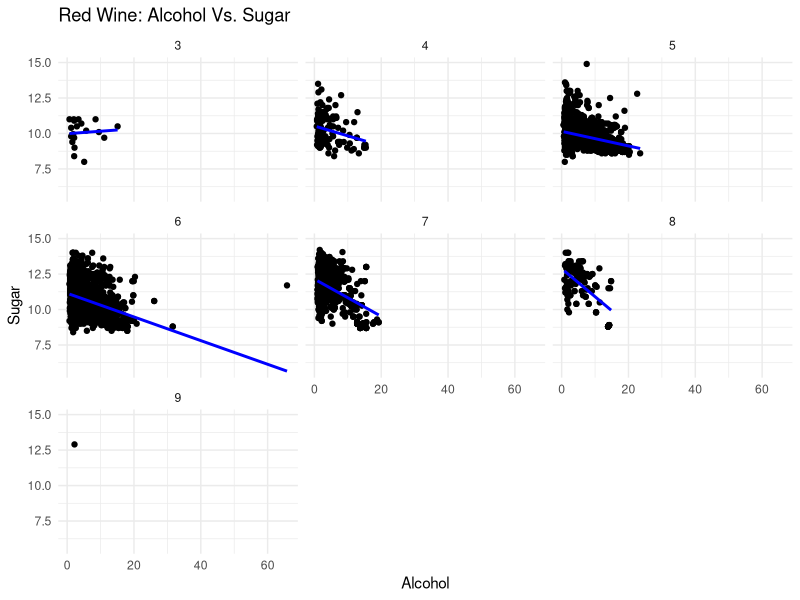
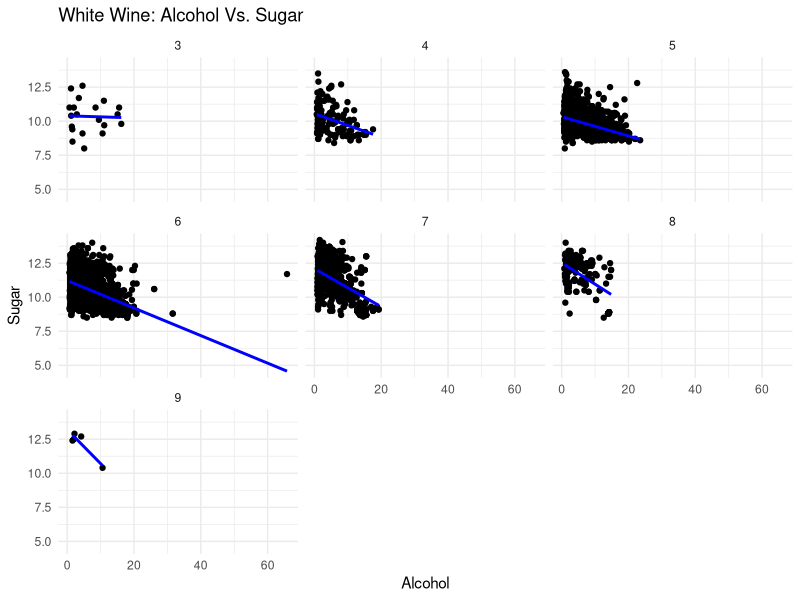

These charts were generated, in order, by the following R code:
################################################################################
#
#   Project: Linear Regression Analysis of ___________
#   Author: Vincent Cifone
#           Murdoch DeGray
#           Amanda Polarolo
#           Alexander Seeley
#           Colin Gasiewicz
#   Date: 11/14/23
#   DataSet: WineQuality_Red
#   
#   STAT383 Statistics and Probability Final Project
#
#
################################################################################
##setwd("C:/Users/___/Documents/STAT383_Final")  <-- Unqiue per user
# Access to ggplot data visualization
##install.packages("ggplot2")         // If ggplot2 not installed
library(ggplot2)

#Access Dataset's
##install.packages("readxl")          // If readxl not installed
library(readxl)

# Clean Console and Environment
rm(list = ls())
cat("\f")

# Local access to datasets
WineProperties_Red <- read_excel("RedWine_DataSet.xlsx")
WineProperties_White <- read_excel("WhiteWine_DataSet.xlsx")

##df$high_mpg <- as.factor(ifelse(df$mpg > median(df$mpg), 1, 0))
WineProperties_Red$HighQuality <- as.factor(ifelse(WineProperties_Red$quality > median(WineProperties_Red$quality), 1, 0))

# Response and explanatory variables
# given these, want to model the linear model find the most significant predictors(explanatory vairables, p values < 0.05)
# multiple linear regression --> rather not see one output one input, multiple inputs with one output
#first paper outlines stepwise linear regression, example of code for linear regression (different for logistic)
# step could use logistic, same could, use the quality as the output


# Creation of linear models -- Quality VS pH and Residual Sugar~~~~~~~~~~~~~~~~~~~~~~~~~~~~~~~~~~~~~~~~~~~~~~~~
red_fit_pHnSug_lm <- lm(quality ~ pH + `residual sugar`, data = WineProperties_Red)
print(summary(red_fit_pHnSug_lm))

wht_fit_pHnSuglm <- lm(quality ~ pH + `residual sugar`, data = WineProperties_White)
print(summary(wht_fit_pHnSuglm))

# Creation of linear models -- Quality VS pH and alcohol~~~~~~~~~~~~~~~~~~~~~~~~~~~~~~~~~~~~~~~~~~~~~~~~~~~~~~~
red_fit_pHnAlclm <- lm(quality ~ pH + alcohol, data = WineProperties_Red)
print(summary(red_fit_pHnAlclm))

wht_fit_pHnAlclm <- lm(quality ~ pH + alcohol, data = WineProperties_White)
print(summary(wht_fit_pHnAlclm))

# Creation of linear models -- Quality VS pH ~~~~~~~~~~~~~~~~~~~~~~~~~~~~~~~~~~~~~~~~~~~~~~~~~~~~~~~~~~~~~~~~~~
red_fit_pHlm <- lm(quality ~ pH , data = WineProperties_Red)
print(summary(red_fit_pHlm))

wht_fit_pHlm <- lm(quality ~ pH , data = WineProperties_White)
print(summary(wht_fit_pHlm))

# Creation of linear models -- Quality VS citric acid, density ~~~~~~~~~~~~~~~~~~~~~~~~~~~~~~~~~~~~~~~~~~~~~~~~
red_fit_CDlm <- lm(quality ~ `citric acid` + density , data = WineProperties_Red)
print(summary(red_fit_CDlm))

wht_fit_CDlm <- lm(quality ~ `citric acid` + density , data = WineProperties_White)
print(summary(wht_fit_CDlm))

# Creation of linear models -- Quality VS Residual Sugar~~~~~~~~~~~~~~~~~~~~~~~~~~~~~~~~~~~~~~~~~~~~~~~~~~~~~~~
red_fit_Sug_lm <- lm(quality ~  `residual sugar`, data = WineProperties_Red)
print(summary(red_fit_Sug_lm))

wht_fit_Suglm <- lm(quality ~  `residual sugar`, data = WineProperties_White)
print(summary(wht_fit_Suglm))

# Creation of linear models -- Quality VS alcohol~~~~~~~~~~~~~~~~~~~~~~~~~~~~~~~~~~~~~~~~~~~~~~~~~~~~~~~~~~~~~~
red_fit_Alclm <- lm(quality ~ alcohol, data = WineProperties_Red)
print(summary(red_fit_Alclm))

wht_fit_Alclm <- lm(quality ~ alcohol, data = WineProperties_White)
print(summary(wht_fit_Alclm))

# Summary of Wine Quality Dataset (Red)
##summary(WineProperties_Red)

# Scatter Plot: Alcohol Vs. Sugar
ggplot(WineProperties_Red, aes(x=`residual sugar`, y=alcohol)) +
  geom_point() +
  geom_smooth(method='lm', se=FALSE, color="blue") +
  facet_wrap(~quality) +
  theme_minimal() +
  labs(title="Red Wine: Alcohol Vs. Sugar", x="Alcohol",y="Sugar")

# Summary of Wine Quality Dataset (White)
##summary(WineProperties_White)

# Scatter Plot: Alcohol Vs. Sugar
ggplot(WineProperties_White, aes(x=`residual sugar`, y=alcohol)) +
  geom_point() +
  geom_smooth(method='lm', se=FALSE, color="blue") +
  facet_wrap(~quality) +
  theme_minimal() +
  labs(title="White Wine: Alcohol Vs. Sugar", x="Alcohol",y="Sugar")



